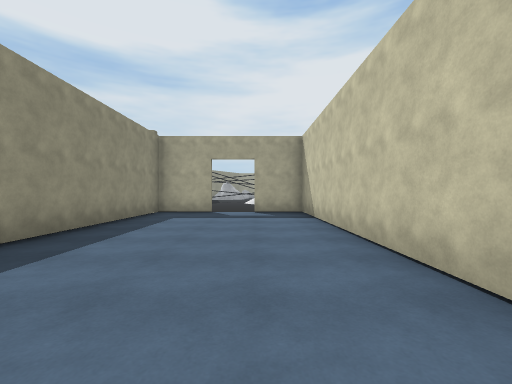
view 1 (above)

14 first-person views from a walk through a scene from a Unity 3-D project. The camera is 1.3 m above the floor, looks level and sees 90° across. The floor is counted in squares, 2 m on a side. Each view is taken from the middle of a square. On the plan, view 1 faces up. The plan holds only what a view shows up to about 9 squares ahead; the rest is blank. The place goes on beyond the plan. The player is left out. Some surface patterns are stand-ins.

view 2
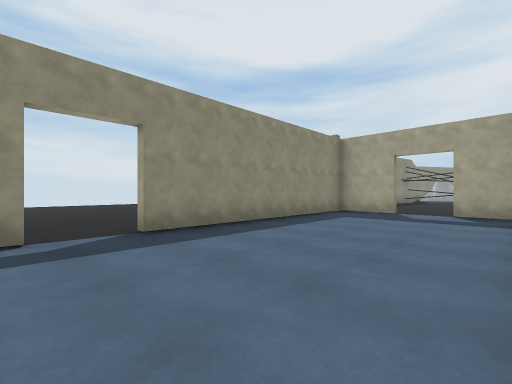

view 3
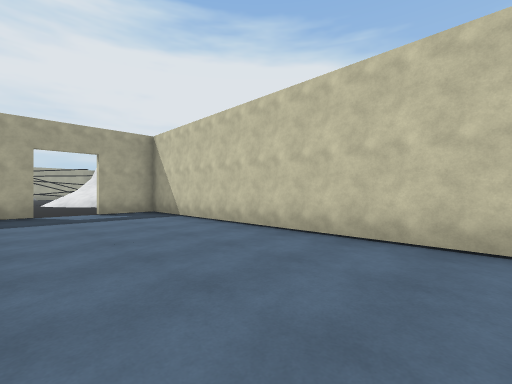

view 4
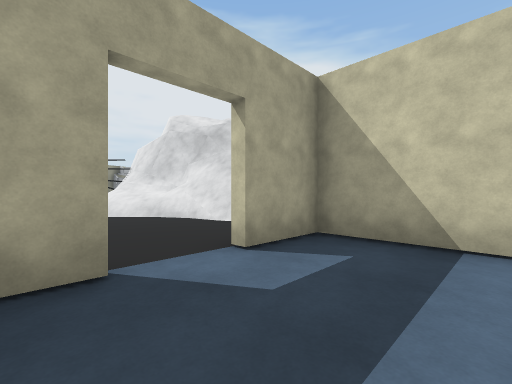

view 5
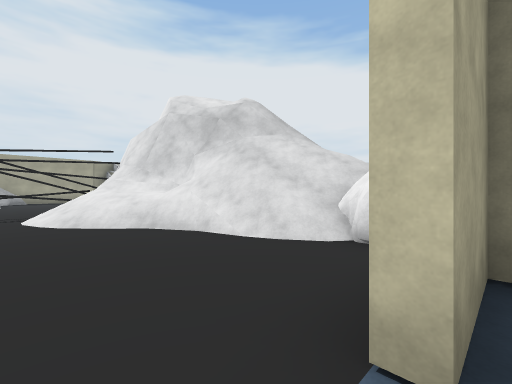

view 6
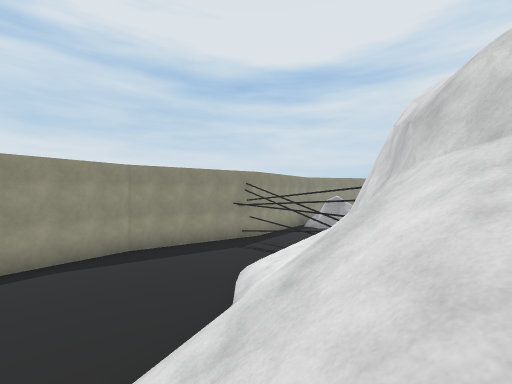

view 7
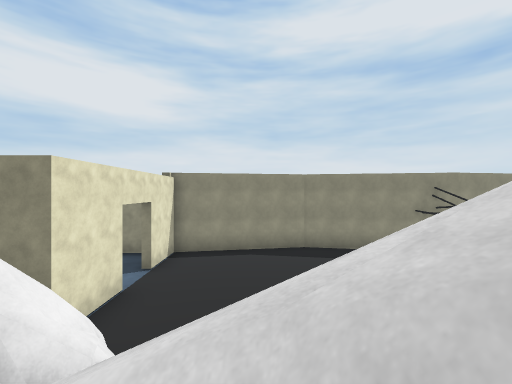

view 8
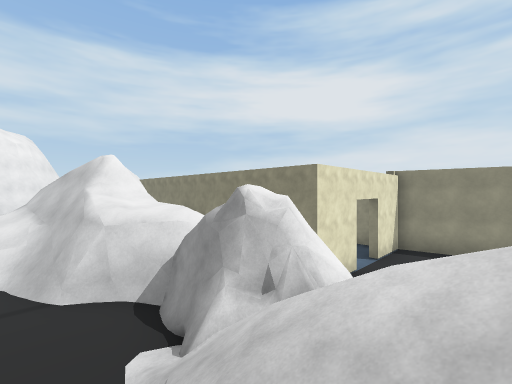

view 9
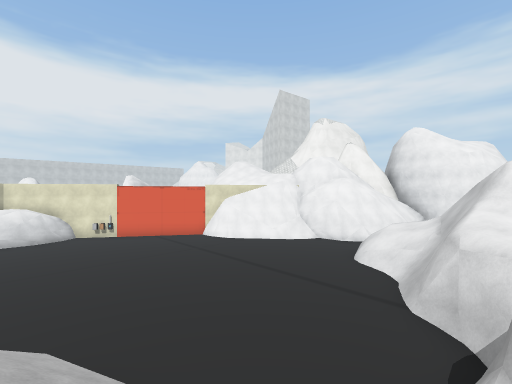

view 10
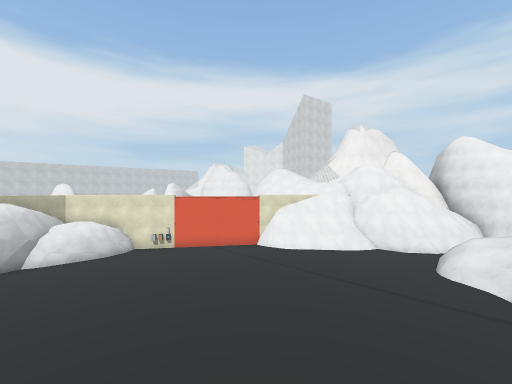

view 11
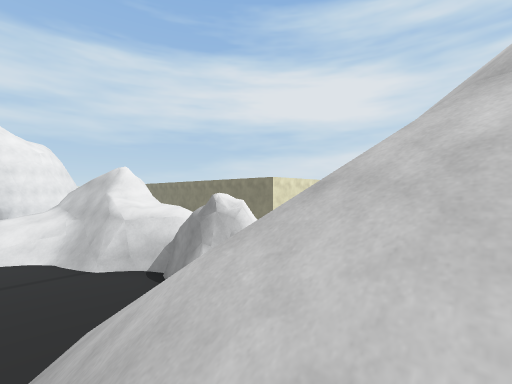

view 12
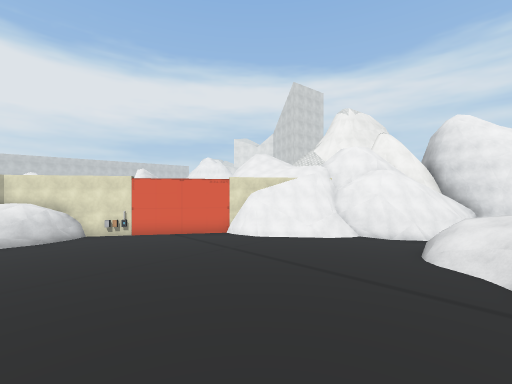

view 13
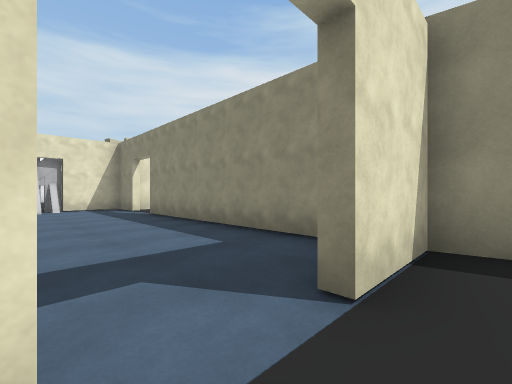

view 14
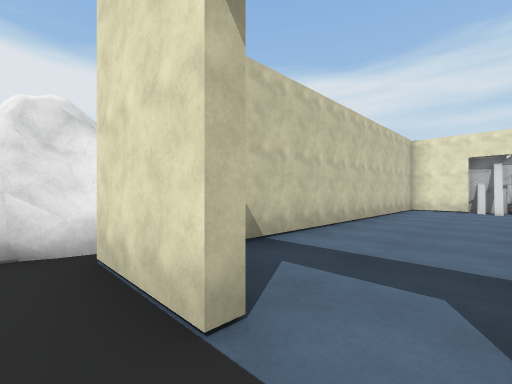

### Floor plan
Key: @ floor where view 1 was taken; # wall or solid block; . main floor; : floor 1.75 m higher than the main floor; / step, stairs or slope; = window, fence, low wall or low ledge.
Columns run from 9 left of view 1 to 18 right of it. Each row starts with its distance up from view 1.
 15      #...//#
 14      #...//##
 13      #....//##=//   .......#
 12      #....///////  ........#
 11      #.....////// .........#
 10      #.....//// ...........#
  9      ##..../##/............
  8       ##.#####............
  7       #....###...........
  6       #....###..........
  5       #....# ##........
  4       #....#  ##......
  3  ..   #....#  ##=....
  2 ......#....#   #:#..
  1 ...........#   # /.
  0   ....#..@.#
 -1       ######

Positions as (right, up) in squares from view 1, and headings:
1: (0, 0), facing up
2: (1, 0), facing up-left
3: (-2, 0), facing up-right
4: (-2, 6), facing up-right
5: (-1, 8), facing up-right
6: (4, 10), facing up-left
7: (5, 11), facing left
8: (6, 11), facing down-left
9: (4, 11), facing down-right
10: (6, 13), facing down-right
11: (7, 13), facing down-left
12: (6, 11), facing down-right
13: (0, 9), facing down-left
14: (-1, 9), facing down-right
